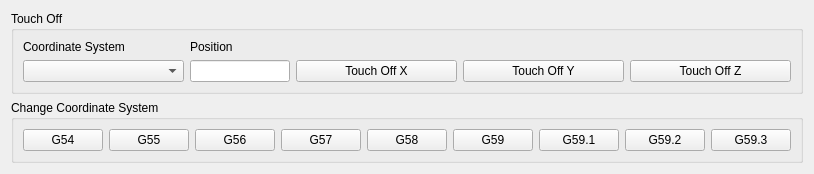
      <widget class="QWidget" name="tab_10">
       <attribute name="title">
        <string>G5x</string>
       </attribute>
       <layout class="QGridLayout" name="gridLayout_31">
        <item row="0" column="0">
         <widget class="QGroupBox" name="groupBox_14">
          <property name="title">
           <string>Touch Off</string>
          </property>
          <layout class="QGridLayout" name="gridLayout_29">
           <item row="2" column="0">
            <widget class="QComboBox" name="touchoff_system_cb"/>
           </item>
           <item row="2" column="3">
            <widget class="QPushButton" name="touchoff_pb_y">
             <property name="text">
              <string>Touch Off Y</string>
             </property>
            </widget>
           </item>
           <item row="0" column="0">
            <widget class="QLabel" name="label_28">
             <property name="text">
              <string>Coordinate System</string>
             </property>
            </widget>
           </item>
           <item row="2" column="2">
            <widget class="QPushButton" name="touchoff_pb_x">
             <property name="text">
              <string>Touch Off X</string>
             </property>
            </widget>
           </item>
           <item row="2" column="4">
            <widget class="QPushButton" name="touchoff_pb_z">
             <property name="text">
              <string>Touch Off Z</string>
             </property>
            </widget>
           </item>
           <item row="0" column="1">
            <widget class="QLabel" name="label_29">
             <property name="text">
              <string>Position</string>
             </property>
            </widget>
           </item>
           <item row="2" column="1">
            <widget class="QLineEdit" name="touchoff_le">
             <property name="maximumSize">
              <size>
               <width>100</width>
               <height>16777215</height>
              </size>
             </property>
             <property name="alignment">
              <set>Qt::AlignRight|Qt::AlignTrailing|Qt::AlignVCenter</set>
             </property>
            </widget>
           </item>
          </layout>
         </widget>
        </item>
        <item row="1" column="0">
         <widget class="QGroupBox" name="groupBox_15">
          <property name="title">
           <string>Change Coordinate System</string>
          </property>
          <layout class="QGridLayout" name="gridLayout_30">
           <item row="0" column="3">
            <widget class="QPushButton" name="change_cs_4">
             <property name="text">
              <string>G57</string>
             </property>
            </widget>
           </item>
           <item row="0" column="1">
            <widget class="QPushButton" name="change_cs_2">
             <property name="text">
              <string>G55</string>
             </property>
            </widget>
           </item>
           <item row="0" column="2">
            <widget class="QPushButton" name="change_cs_3">
             <property name="text">
              <string>G56</string>
             </property>
            </widget>
           </item>
           <item row="0" column="7">
            <widget class="QPushButton" name="change_cs_8">
             <property name="text">
              <string>G59.2</string>
             </property>
            </widget>
           </item>
           <item row="0" column="6">
            <widget class="QPushButton" name="change_cs_7">
             <property name="text">
              <string>G59.1</string>
             </property>
            </widget>
           </item>
           <item row="0" column="0">
            <widget class="QPushButton" name="change_cs_1">
             <property name="text">
              <string>G54</string>
             </property>
            </widget>
           </item>
           <item row="0" column="5">
            <widget class="QPushButton" name="change_cs_6">
             <property name="text">
              <string>G59</string>
             </property>
            </widget>
           </item>
           <item row="0" column="4">
            <widget class="QPushButton" name="change_cs_5">
             <property name="text">
              <string>G58</string>
             </property>
            </widget>
           </item>
           <item row="0" column="8">
            <widget class="QPushButton" name="change_cs_9">
             <property name="text">
              <string>G59.3</string>
             </property>
            </widget>
           </item>
          </layout>
         </widget>
        </item>
       </layout>
      </widget>
